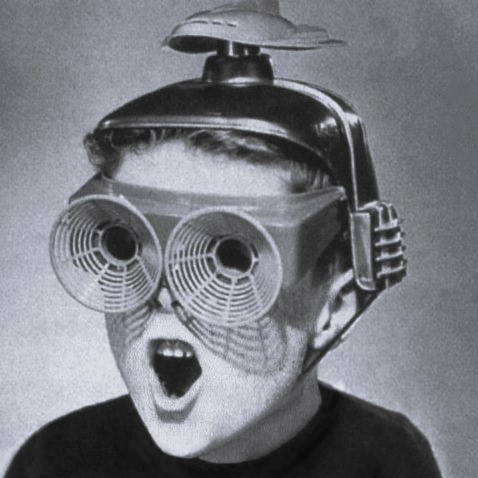
%> input picture 6a/Coach Mikki and Friends.jpg, 478 x 478 px
$ octave LinearAlgebra6a.m   (GNU Octave 9; MATLAB toolbox functions it lacks are replaced by stand-ins)
%> lines starting %> are read from the running program, lines starting %| are printed output that depends on the picture
% Specify the file path of the image
imagePath = "6a\Coach Mikki and Friends.jpg"; %the image may have a different path depending on each device

% Read the color image
img_color = imread(imagePath);
%> img_color is the input picture: size 478x478x3 uint8; mean R, G, B 119.9, 120.8, 126.9

% Convert the color image to grayscale
img_gray = rgb2gray(img_color);

% Convert the grayscale image to double precision for numerical stability
A = im2double(img_gray);

% Calculate the SVD
[U, S, V] = svd(A);

% Choose three values of k for TSVD
k_values = [10, 25, 50];

% Display the original image
figure;
subplot(2, 2, 1);
imshow(A);
title('Original Grayscale Image');

% Perform TSVD for selected values of k and display the reconstructed images
for i = 1:length(k_values)
    k = k_values(i);

    % Truncate singular values and reconstruct
    Ak = U(:, 1:k) * S(1:k, 1:k) * V(:, 1:k)';

    % Display the reconstructed image
    subplot(2, 2, i + 1);
    imshow(Ak);
    title(['TSVD Reconstruction (k = ' num2str(k) ')']);
end
%> this loop made 3 passes
%> pass 1, `imshow(Ak);`:
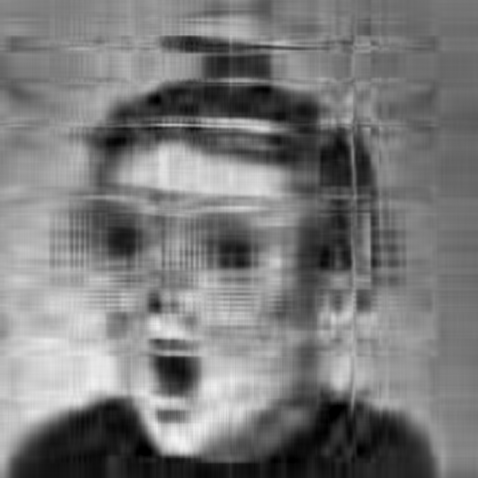
%> displayed picture: size 478x478, on the screen's scale of 0 to 255; min 0, max 244, mean 121.2
%> pass 2, `imshow(Ak);`:
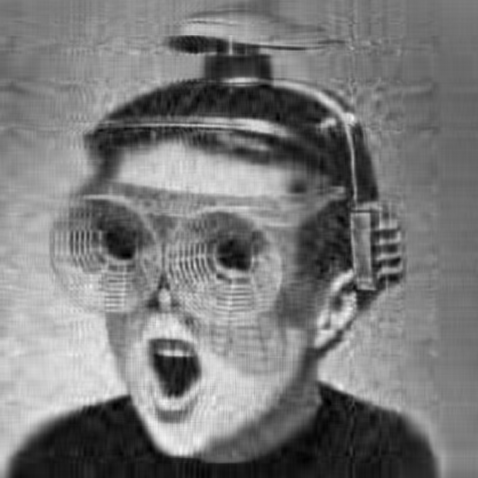
%> displayed picture: size 478x478, on the screen's scale of 0 to 255; min 0, max 243, mean 121.2
%> after the loop:
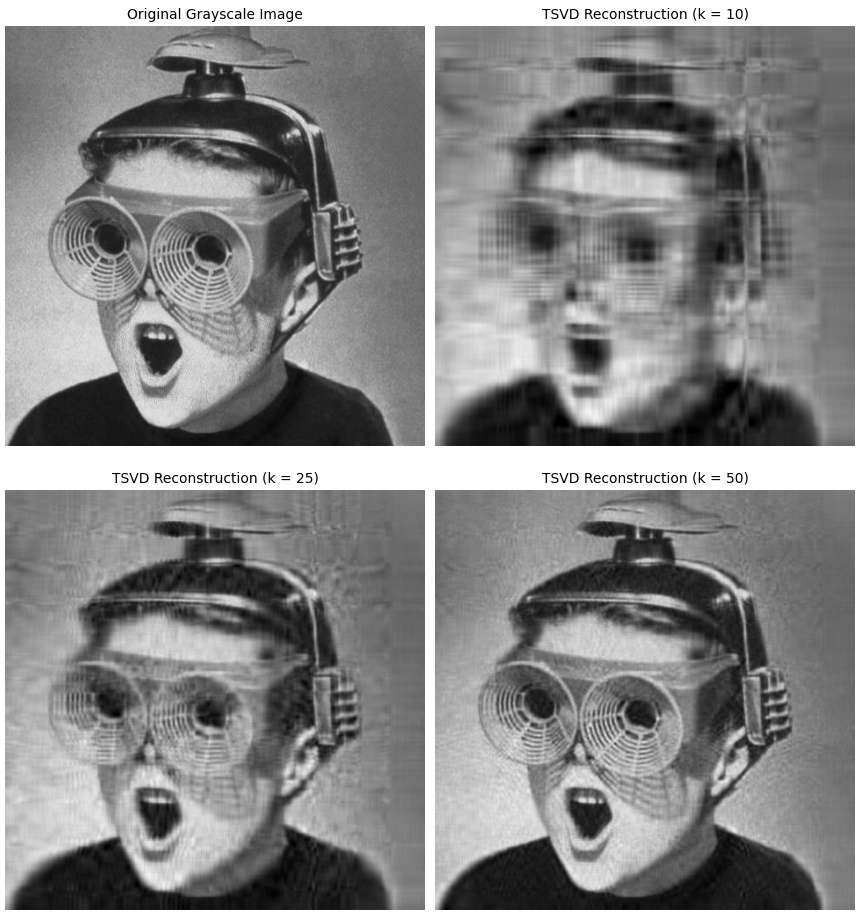
%> figure redrawn from the program's plot data, 4 panels

% Compute the savings in storage (assuming each number takes 1 byte)
original_size = numel(A);
%> original_size = 228484
savings = zeros(size(k_values));

for i = 1:length(k_values)
    k = k_values(i);

    % Size of matrices in TSVD
    Uk_size = numel(U(:, 1:k));
    Sk_size = numel(S(1:k, 1:k));
    Vk_size = numel(V(:, 1:k));

    % Total size in TSVD
    total_size_tsvd = Uk_size + Sk_size + Vk_size;

    % Savings
    savings(i) = 1 - total_size_tsvd / original_size;
end
%> this loop made 3 passes
%> (Uk_size, Sk_size, Vk_size, total_size_tsvd) on passes 1 to 3: (4780, 100, 4780, 9660), (11950, 625, 11950, 24525), (23900, 2500, 23900, 50300)
%> after the loop, savings = [0.958 0.893 0.78]

% Display the savings
disp('Savings in Storage:');
disp(['k = ' num2str(k_values(1)) ': ' num2str(savings(1) * 100) '%']);
%| k = 10: 95.7721%
disp(['k = ' num2str(k_values(2)) ': ' num2str(savings(2) * 100) '%']);
%| k = 25: 89.2662%
disp(['k = ' num2str(k_values(3)) ': ' num2str(savings(3) * 100) '%']);
%| k = 50: 77.9853%
